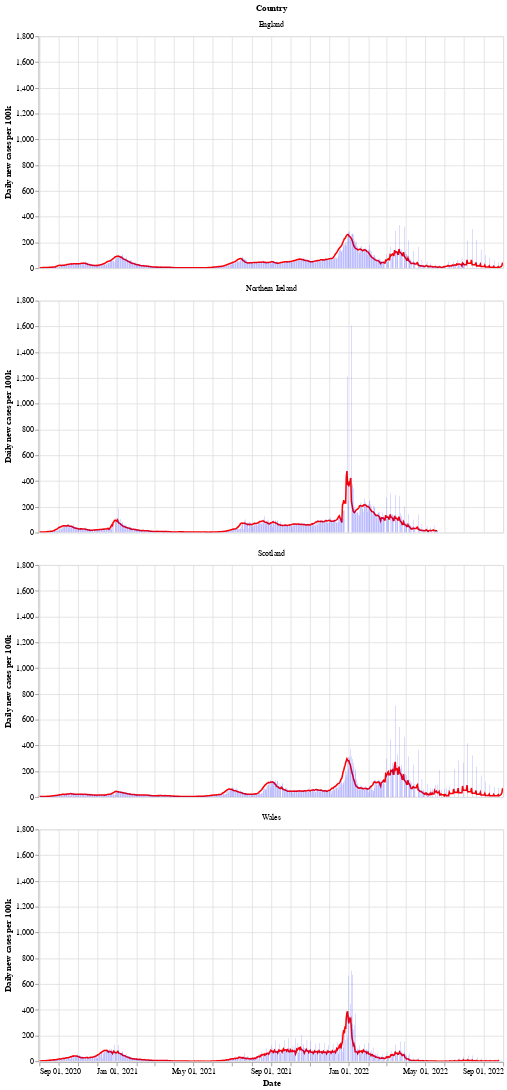

The notebook cell this image was saved under:
### Markdown cell above
Next is a bar chart of the number of new cases in each country (per 100k population), with the 7 day moving average of cases. Again we see that Wales saw a longer period of raising and falling cases compared to the other countries.

After a period of cases falling, each nation is now seeing a rise in the number of cases - especially in Wales.

### Code cell
# collapse
bars = alt.Chart(uk_cases).mark_bar().encode(
    x=alt.X("yearmonthdate(date):T", axis=alt.Axis(title='Date')),
    y=alt.Y("newCasesRate:Q", axis=alt.Axis(title='Daily new cases per 100k')),
    tooltip='newCasesRate',
    color=alt.condition(
        alt.datum.dailyChange > 0,
        alt.value("orange"),  # The positive color
        alt.value("blue")  # The negative color
    )
).properties(title='New cases per 100k population with rolling 7 day average', width=600).interactive()
line = alt.Chart(uk_cases).mark_line(
    color='red',
    size=2,
).transform_window(
    rolling_mean='mean(newCasesRate)',
    frame=[0, 7],
    groupby=['areaName']
).encode(
    x='yearmonthdate(date):T',
    y='rolling_mean:Q'
)
alt.layer(line, bars, data=uk_cases).facet(alt.Row('areaName', title='Country'), columns=1)

### Figure 1 — Vega-Lite specification as saved in the notebook (floating-point values rounded to 4 significant figures; data arrays with more than 128 entries replaced by an {"elided": "..."} marker saying what was removed)
{"config": {"view": {"continuousWidth": 400, "continuousHeight": 300}}, "data": {"name": "data-d1c240b8336bd19a1864b3d65d9dd3b7"}, "facet": {"type": "nominal", "field": "areaName", "title": "Country"}, "spec": {"layer": [{"mark": {"type": "line", "color": "red", "size": 2}, "encoding": {"x": {"type": "temporal", "field": "date", "timeUnit": "yearmonthdate"}, "y": {"type": "quantitative", "field": "rolling_mean"}}, "transform": [{"window": [{"op": "mean", "field": "newCasesRate", "as": "rolling_mean"}], "frame": [0, 7], "groupby": ["areaName"]}]}, {"mark": "bar", "encoding": {"color": {"condition": {"value": "orange", "test": "(datum.dailyChange > 0)"}, "value": "blue"}, "tooltip": {"type": "quantitative", "field": "newCasesRate"}, "x": {"type": "temporal", "axis": {"title": "Date"}, "field": "date", "timeUnit": "yearmonthdate"}, "y": {"type": "quantitative", "axis": {"title": "Daily new cases per 100k"}, "field": "newCasesRate"}}, "selection": {"selector002": {"type": "interval", "bind": "scales", "encodings": ["x", "y"]}}, "title": "New cases per 100k population with rolling 7 day average", "width": 600}]}, "columns": 1, "$schema": "https://vega.github.io/schema/vega-lite/v4.8.1.json", "datasets": {"data-d1c240b8336bd19a1864b3d65d9dd3b7": {"elided": "2811 records"}}}
